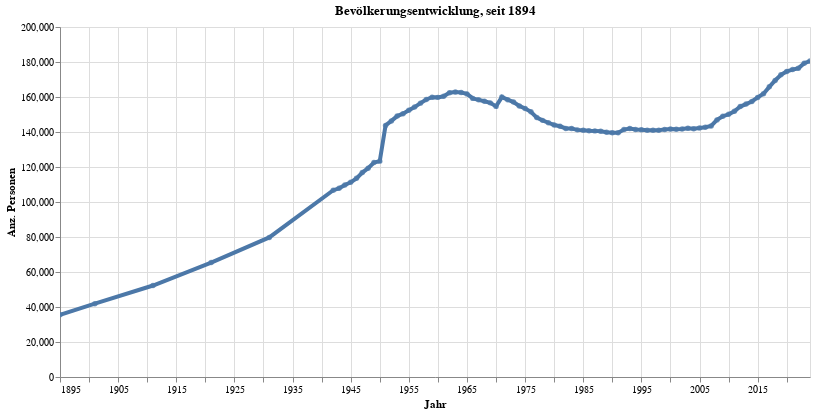

Notebook source saved alongside this figure:
### Code cell
myTitle="Bevölkerungsentwicklung, seit "+str(data2betested.index.year.min())

highlight = alt.selection(type='single', on='mouseover',
                          fields=['sum_WBev'], nearest=True)
#x='date:StichtagDatJahr',
base = alt.Chart(myAggAll.reset_index().query('sum_WBev>30'), title=myTitle).encode(
    x=alt.X('StichtagDatJahr', axis=alt.Axis(title='Jahr'))# , axis=alt.Axis(format='%', title='percentage')
    , y=alt.X('sum_WBev', axis=alt.Axis(title='Anz. Personen'))
    #, color=alt.Color('QuarLang', legend=alt.Legend(title="Altersgruppen", orient="right"))  
    ,tooltip=['StichtagDatJahr','sum_WBev']    
)
points = base.mark_circle().encode(
    opacity=alt.value(0.75)
).add_selection(
    highlight
).properties(
    width=750 , height=350
)
lines = base.mark_line().encode(
    size=alt.condition(~highlight, alt.value(0.5), alt.value(4))
).interactive()

lines + points

### Figure 1 — Vega-Lite specification as saved in the notebook (floating-point values rounded to 4 significant figures)
{"config": {"view": {"continuousWidth": 400, "continuousHeight": 300}}, "layer": [{"mark": "line", "encoding": {"size": {"condition": {"value": 0.5, "selection": {"not": "selector007"}}, "value": 4}, "tooltip": [{"type": "temporal", "field": "StichtagDatJahr"}, {"type": "quantitative", "field": "sum_WBev"}], "x": {"type": "temporal", "axis": {"title": "Jahr"}, "field": "StichtagDatJahr"}, "y": {"type": "quantitative", "axis": {"title": "Anz. Personen"}, "field": "sum_WBev"}}, "selection": {"selector008": {"type": "interval", "bind": "scales", "encodings": ["x", "y"]}}, "title": "Bevölkerungsentwicklung, seit 1894"}, {"mark": "circle", "encoding": {"opacity": {"value": 0.75}, "tooltip": [{"type": "temporal", "field": "StichtagDatJahr"}, {"type": "quantitative", "field": "sum_WBev"}], "x": {"type": "temporal", "axis": {"title": "Jahr"}, "field": "StichtagDatJahr"}, "y": {"type": "quantitative", "axis": {"title": "Anz. Personen"}, "field": "sum_WBev"}}, "height": 350, "selection": {"selector007": {"type": "single", "on": "mouseover", "fields": ["sum_WBev"], "nearest": true}}, "title": "Bevölkerungsentwicklung, seit 1894", "width": 750}], "data": {"name": "data-f0df0e4ebab11f65ccb8f43c3ffb5a82"}, "$schema": "https://vega.github.io/schema/vega-lite/v4.8.1.json", "datasets": {"data-f0df0e4ebab11f65ccb8f43c3ffb5a82": [{"StichtagDatJahr": "2023-12-31T00:00:00", "sum_WBev": 180600.0}, {"StichtagDatJahr": "2022-12-31T00:00:00", "sum_WBev": 179300.0}, {"StichtagDatJahr": "2021-12-31T00:00:00", "sum_WBev": 176400.0}, {"StichtagDatJahr": "2020-12-31T00:00:00", "sum_WBev": 175700.0}, {"StichtagDatJahr": "2019-12-31T00:00:00", "sum_WBev": 174600.0}, {"StichtagDatJahr": "2018-12-31T00:00:00", "sum_WBev": 172700.0}, {"StichtagDatJahr": "2017-12-31T00:00:00", "sum_WBev": 169400.0}, {"StichtagDatJahr": "2016-12-31T00:00:00", "sum_WBev": 165800.0}, {"StichtagDatJahr": "2015-12-31T00:00:00", "sum_WBev": 161900.0}, {"StichtagDatJahr": "2014-12-31T00:00:00", "sum_WBev": 159800.0}, {"StichtagDatJahr": "2013-12-31T00:00:00", "sum_WBev": 157400.0}, {"StichtagDatJahr": "2012-12-31T00:00:00", "sum_WBev": 156000.0}, {"StichtagDatJahr": "2011-12-31T00:00:00", "sum_WBev": 154500.0}, {"StichtagDatJahr": "2010-12-31T00:00:00", "sum_WBev": 151800.0}, {"StichtagDatJahr": "2009-12-31T00:00:00", "sum_WBev": 150100.0}, {"StichtagDatJahr": "2008-12-31T00:00:00", "sum_WBev": 149000.0}, {"StichtagDatJahr": "2007-12-31T00:00:00", "sum_WBev": 146900.0}, {"StichtagDatJahr": "2006-12-31T00:00:00", "sum_WBev": 143500.0}, {"StichtagDatJahr": "2005-12-31T00:00:00", "sum_WBev": 142800.0}, {"StichtagDatJahr": "2004-12-31T00:00:00", "sum_WBev": 142200.0}, {"StichtagDatJahr": "2003-12-31T00:00:00", "sum_WBev": 141800.0}, {"StichtagDatJahr": "2002-12-31T00:00:00", "sum_WBev": 142100.0}, {"StichtagDatJahr": "2001-12-31T00:00:00", "sum_WBev": 141800.0}, {"StichtagDatJahr": "2000-12-31T00:00:00", "sum_WBev": 141500.0}, {"StichtagDatJahr": "1999-12-31T00:00:00", "sum_WBev": 141700.0}, {"StichtagDatJahr": "1998-12-31T00:00:00", "sum_WBev": 141500.0}, {"StichtagDatJahr": "1997-12-31T00:00:00", "sum_WBev": 141000.0}, {"StichtagDatJahr": "1996-12-31T00:00:00", "sum_WBev": 141000.0}, {"StichtagDatJahr": "1995-12-31T00:00:00", "sum_WBev": 141000.0}, {"StichtagDatJahr": "1994-12-31T00:00:00", "sum_WBev": 141300.0}, {"StichtagDatJahr": "1993-12-31T00:00:00", "sum_WBev": 141400.0}, {"StichtagDatJahr": "1992-12-31T00:00:00", "sum_WBev": 142000.0}, {"StichtagDatJahr": "1991-12-31T00:00:00", "sum_WBev": 141400.0}, {"StichtagDatJahr": "1990-12-31T00:00:00", "sum_WBev": 139500.0}, {"StichtagDatJahr": "1989-12-31T00:00:00", "sum_WBev": 139600.0}, {"StichtagDatJahr": "1988-12-31T00:00:00", "sum_WBev": 139900.0}, {"StichtagDatJahr": "1987-12-31T00:00:00", "sum_WBev": 140400.0}, {"StichtagDatJahr": "1986-12-31T00:00:00", "sum_WBev": 140600.0}, {"StichtagDatJahr": "1985-12-31T00:00:00", "sum_WBev": 140600.0}, {"StichtagDatJahr": "1984-12-31T00:00:00", "sum_WBev": 141000.0}, {"StichtagDatJahr": "1983-12-31T00:00:00", "sum_WBev": 141200.0}, {"StichtagDatJahr": "1982-12-31T00:00:00", "sum_WBev": 141900.0}, {"StichtagDatJahr": "1981-12-31T00:00:00", "sum_WBev": 142000.0}, {"StichtagDatJahr": "1980-12-31T00:00:00", "sum_WBev": 143300.0}, {"StichtagDatJahr": "1979-12-31T00:00:00", "sum_WBev": 144000.0}, {"StichtagDatJahr": "1978-12-31T00:00:00", "sum_WBev": 145300.0}, {"StichtagDatJahr": "1977-12-31T00:00:00", "sum_WBev": 146600.0}, {"StichtagDatJahr": "1976-12-31T00:00:00", "sum_WBev": 148200.0}, {"StichtagDatJahr": "1975-12-31T00:00:00", "sum_WBev": 151500.0}, {"StichtagDatJahr": "1974-12-31T00:00:00", "sum_WBev": 153500.0}, {"StichtagDatJahr": "1973-12-31T00:00:00", "sum_WBev": 154900.0}, {"StichtagDatJahr": "1972-12-31T00:00:00", "sum_WBev": 157100.0}, {"StichtagDatJahr": "1971-12-31T00:00:00", "sum_WBev": 158500.0}, {"StichtagDatJahr": "1970-12-31T00:00:00", "sum_WBev": 159900.0}, {"StichtagDatJahr": "1969-12-31T00:00:00", "sum_WBev": 154600.0}, {"StichtagDatJahr": "1968-12-31T00:00:00", "sum_WBev": 156600.0}, {"StichtagDatJahr": "1967-12-31T00:00:00", "sum_WBev": 157600.0}, {"StichtagDatJahr": "1966-12-31T00:00:00", "sum_WBev": 158400.0}, {"StichtagDatJahr": "1965-12-31T00:00:00", "sum_WBev": 159200.0}, {"StichtagDatJahr": "1964-12-31T00:00:00", "sum_WBev": 161800.0}, {"StichtagDatJahr": "1963-12-31T00:00:00", "sum_WBev": 162500.0}, {"StichtagDatJahr": "1962-12-31T00:00:00", "sum_WBev": 162900.0}, {"StichtagDatJahr": "1961-12-31T00:00:00", "sum_WBev": 162500.0}, {"StichtagDatJahr": "1960-12-31T00:00:00", "sum_WBev": 160400.0}, {"StichtagDatJahr": "1959-12-31T00:00:00", "sum_WBev": 159800.0}, {"StichtagDatJahr": "1958-12-31T00:00:00", "sum_WBev": 159900.0}, {"StichtagDatJahr": "1957-12-31T00:00:00", "sum_WBev": 158600.0}, {"StichtagDatJahr": "1956-12-31T00:00:00", "sum_WBev": 156500.0}, {"StichtagDatJahr": "1955-12-31T00:00:00", "sum_WBev": 154300.0}, {"StichtagDatJahr": "1954-12-31T00:00:00", "sum_WBev": 152400.0}, {"StichtagDatJahr": "1953-12-31T00:00:00", "sum_WBev": 150500.0}, {"StichtagDatJahr": "1952-12-31T00:00:00", "sum_WBev": 149100.0}, {"StichtagDatJahr": "1951-12-31T00:00:00", "sum_WBev": 146300.0}, {"StichtagDatJahr": "1950-12-31T00:00:00", "sum_WBev": 143700.0}, {"StichtagDatJahr": "1949-12-31T00:00:00", "sum_WBev": 123400.0}, {"StichtagDatJahr": "1948-12-31T00:00:00", "sum_WBev": 122600.0}, {"StichtagDatJahr": "1947-12-31T00:00:00", "sum_WBev": 119300.0}, {"StichtagDatJahr": "1946-12-31T00:00:00", "sum_WBev": 116800.0}, {"StichtagDatJahr": "1945-12-31T00:00:00", "sum_WBev": 113500.0}, {"StichtagDatJahr": "1944-12-31T00:00:00", "sum_WBev": 111300.0}, {"StichtagDatJahr": "1943-12-31T00:00:00", "sum_WBev": 109700.0}, {"StichtagDatJahr": "1942-12-31T00:00:00", "sum_WBev": 107800.0}, {"StichtagDatJahr": "1941-12-31T00:00:00", "sum_WBev": 106800.0}, {"StichtagDatJahr": "1930-12-31T00:00:00", "sum_WBev": 79750.0}, {"StichtagDatJahr": "1920-12-31T00:00:00", "sum_WBev": 65370.0}, {"StichtagDatJahr": "1910-12-31T00:00:00", "sum_WBev": 52270.0}, {"StichtagDatJahr": "1900-12-31T00:00:00", "sum_WBev": 41890.0}, {"StichtagDatJahr": "1894-12-31T00:00:00", "sum_WBev": 35520.0}]}}
